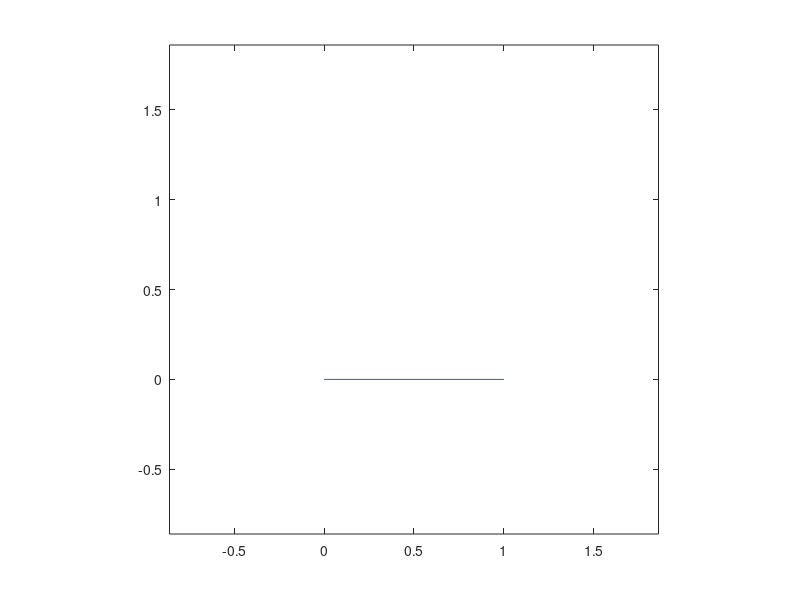

The MATLAB script that drew this image: (Note: this script raises an error after producing the figure.)
% Written by Aniket Ravan
% Generates Koch's snowflake
% Last modified : 4/26/2016
init = [0, 1];   % initial pair of co-ordinates
len = length(init);
% Limits of axes for plotting later
arg = abs(init(2) - init(1))*0.86;
lowX = min(real(init)) - arg;
highX = max(real(init)) + arg;
lowY = min(imag(init)) - arg;
highY = max(imag(init)) + arg;
for i = 1:5
    if (i == 1)
        plot(real(init), imag(init));
        axis([min(lowX,lowY) max(highX,highY) min(lowX,lowY) max(highX,highY)]);
        axis('equal');
        pause(2);
    end
    clear kochtemp
    % kochtemp is a matrix where each row is the collection of five points 
    % of the next iteration given two points of the current iteration
    for j = 1: len - 1
        kochtemp(j,:) = koch([init(j), init(j + 1)]); 
    end
    if len > 2
        temp = kochtemp(2:size(kochtemp,1),2:5)'; % to open the matrix for 
        % concatenation in the next step
        temp = temp(:)';        % to open the matrix
        iter{i} = [kochtemp(1,:), temp]; % all sets of co-ordinates in the 
        %'i'th iteration
    else
        iter{i} = kochtemp;   % if len <= 2
    end
    len = length(iter{i});    
    init = iter{i};
    plot(real(iter{i}),imag(iter{i})); % plots at every iteration
    axis([min(lowX,lowY) max(highX,highY) min(lowX,lowY) max(highX,highY)]);
    axis('equal');
    pause(2); % pauses for 2 seconds
end